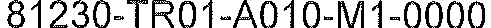
#> input picture mistakepic/part1.jpg, 491 x 28 px
$ python -i analysis_pic.py   (imports and definitions only)
#> lines starting #> are read from the running program, lines starting #| are printed output that depends on the picture; after the words box and inside, x2 and y2 are one past the last pixel; in counts of white or black regions, pixels touching at a corner belong together
#> further down, picture is the input picture: shape (28, 491, 3); min 0, max 255, mean 188.2
# -*- coding: UTF-8 -*-
import cv2 # pigar: required-packages=opencv-python
import os
import numpy as np
from utils import pdf2img
import numpy as np
from PIL import Image


#输入PIL格式的图片，返回零件号大概区域的截图
def detectTable(image):
    #PIL to opencv
    img=cv2.cvtColor(np.asarray(image),cv2.COLOR_RGB2BGR)

    #图片先转成灰度的
    gray = cv2.cvtColor(img,cv2.COLOR_BGR2GRAY)
    cv2.imshow("gray",gray)


    #再把图片转换为二值图
    ret, binary = cv2.threshold(gray,127,255,cv2.THRESH_BINARY)
#> binary: shape (28, 491); 73.9% white; 23 black regions, largest, box (x1, y1, x2, y2) and area: (338, 1, 364, 28) 326, (152, 0, 174, 28) 248, (7, 0, 25, 28) 217
    cv2.imshow("threshold",binary)
    #cv2.waitKey(0)
    cv2.destroyAllWindows()


    #图片反色
    thresh_img = cv2.bitwise_not(binary)
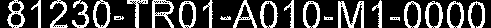
#> thresh_img: shape (28, 491); 26.1% white; 23 white regions, largest, box (x1, y1, x2, y2) and area: (338, 1, 364, 28) 326, (152, 0, 174, 28) 248, (7, 0, 25, 28) 217
    cv2.imshow("inverse",thresh_img)
    #cv2.waitKey(0)
    cv2.destroyAllWindows()

    scale = 15
    #img.shape返回的是图像的行数，列数，色彩通道数.
    h_size = int(thresh_img.shape[1]/scale)
#> h_size = 32

    '''
    构造形态学因子，形态学因子类似于笔刷，有不同的形状，并且有一个锚点
    此处构造了一个10*1的矩阵，形态学因子是矩形，锚点未定义时取中心值
    常用的形态学因子有如下几种：
    椭圆（MORPH_ELLIPSE）
    十字形结构（MORPH_CROSS）

    '''
    h_structure = cv2.getStructuringElement(cv2.MORPH_RECT,(10,1))


    #水平膨胀图像，相当于将笔刷沿轮廓外边缘绕行，返回笔刷锚点构成的封闭区
    img2 = thresh_img.copy()
    h_dilate_img = cv2.dilate(img2,h_structure,1)
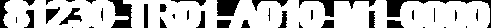
#> h_dilate_img: shape (28, 491); 76.6% white; 40 black regions (18 under 20 px), largest, box (x1, y1, x2, y2) and area: (386, 0, 491, 28) 435, (108, 0, 132, 28) 398, (217, 0, 240, 16) 309
    cv2.imshow("h_erode",h_dilate_img)
    #cv2.waitKey(0)
    cv2.destroyAllWindows()

    v_structure = cv2.getStructuringElement(cv2.MORPH_RECT,(1,2))
    #垂直膨胀图像，相当于将笔刷沿轮廓外边缘绕行，返回笔刷锚点构成的封闭区
    v_dilate_img = cv2.dilate(h_dilate_img,v_structure,1)
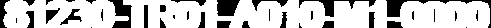
#> v_dilate_img: shape (28, 491); 78.4% white; 37 black regions (16 under 20 px)
    cv2.namedWindow("v_erode",0)
    cv2.imshow("v_erode",v_dilate_img)
    #cv2.waitKey(0)
    cv2.destroyAllWindows()


    contours,hierarchy= cv2.findContours(v_dilate_img,cv2.RETR_TREE,cv2.CHAIN_APPROX_SIMPLE)
#> contours = 15 contours, 2 with area under 20; largest, box (x1, y1, x2, y2) and area: (123, 0, 490, 28) 7691, (3, 0, 129, 28) 2778, (59, 8, 83, 26) 156, (45, 7, 61, 25) 128, (159, 4, 167, 13) 51
    print("轮廓数量:",len(contours))#共几个轮廓
#| 轮廓数量: 15


    '''第一个参数是指明在哪幅图像上绘制轮廓；
    第二个参数是轮廓本身，在Python中是一个list。
    第三个参数指定绘制轮廓list中的哪条轮廓，如果是-1，则绘制其中的所有轮廓。
    第四个参数表示颜色
    第五个参数表示轮廓线的宽度，如果是-1，则为填充模式'''
    img3 = img.copy()
    cv2.drawContours(img3,contours,-1,(0,0,255),2)
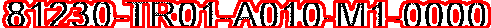
#> img3: shape (28, 491, 3); mean B, G, R 103.4, 103.4, 201.1


    #cv2.contourArea计算轮廓面积,返回轮廓内像素点的个数，此处将轮廓集按面积排序
    c = sorted(contours, key=cv2.contourArea, reverse=True)[0]
#> c = contour of 296 points, box (x1, y1, x2, y2) (123, 0, 490, 28), area 7691

    #cv2.minAreaRect主要求得包含点集最小面积的矩形，这个矩形是可以有偏转角度的，可以与图像的边界不平行。
    rect = cv2.minAreaRect(c)
#> rect = ((306, 13.5), (27, 366), -90)
    print("生成最小矩形:",rect)
#| 生成最小矩形: ((306.0, 13.5), (27.0, 366.0), -90.0)
    box = np.intp(cv2.boxPoints(rect))
#> box = [[489, 27], [123, 27], [123, 0], [489, 0]]
    cv2.drawContours(img3, [box], -1, (0, 255, 0), 3)
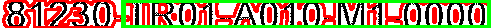
#> img3: shape (28, 491, 3); 17.59% of pixels changed, all inside (x1, y1, x2, y2) = (121, 0, 491, 28)
    cv2.imshow("largest shape",img3)
    #cv2.waitKey(0)
    cv2.destroyAllWindows()

    Xs = [i[0] for i in box]
#> Xs = [489, 123, 123, 489]
    Ys = [i[1] for i in box]
#> Ys = [27, 27, 0, 0]
    x1 = min(Xs)
#> x1 = 123
    x2 = max(Xs)
#> x2 = 489
    y1 = min(Ys)
#> y1 = 0
    y2 = max(Ys)
#> y2 = 27
    hight = y2 - y1
#> hight = 27
    width = x2 - x1
#> width = 366
    x3=int(x1+width*0.72)
#> x3 = 386
    y3=int(y1+hight*0.02)
#> y3 = 0
    x4=x2
#> x4 = 489
    y4=int(y2-hight*0.91)
#> y4 = 2
    #cropImg = img[y1:y2, x1:x2]
    cropImg = img[y3:y4, x3:x4]

    #gray2 = cv2.cvtColor(cropImg,cv2.COLOR_BGR2GRAY)
    #ret2, binary2 = cv2.threshold(gray2,127,255,cv2.THRESH_BINARY)
    cv2.imshow("threshold",cropImg)
    cv2.imwrite('bbb.jpg',cropImg)

    #cv2.waitKey(0)
    cv2.destroyAllWindows()
    return cropImg


# [5 lines not run here, left out]

>>> import cv2
>>> picture = cv2.cvtColor(cv2.imread('mistakepic/part1.jpg'), cv2.COLOR_BGR2RGB)
>>> result = detectTable(picture)
